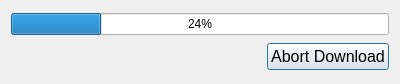
<?xml version="1.0" encoding="UTF-8"?>
<ui version="4.0">
 <class>sbeProgressDialog</class>
 <widget class="QDialog" name="sbeProgressDialog">
  <property name="windowModality">
   <enum>Qt::WindowModal</enum>
  </property>
  <property name="geometry">
   <rect>
    <x>0</x>
    <y>0</y>
    <width>400</width>
    <height>84</height>
   </rect>
  </property>
  <property name="windowTitle">
   <string>SBE Download Progress</string>
  </property>
  <layout class="QVBoxLayout" name="verticalLayout">
   <item>
    <widget class="QProgressBar" name="progressBar">
     <property name="value">
      <number>24</number>
     </property>
    </widget>
   </item>
   <item>
    <layout class="QHBoxLayout" name="horizontalLayout">
     <item>
      <spacer name="horizontalSpacer">
       <property name="orientation">
        <enum>Qt::Horizontal</enum>
       </property>
       <property name="sizeHint" stdset="0">
        <size>
         <width>40</width>
         <height>20</height>
        </size>
       </property>
      </spacer>
     </item>
     <item>
      <widget class="QPushButton" name="abortButton">
       <property name="font">
        <font>
         <pointsize>12</pointsize>
        </font>
       </property>
       <property name="text">
        <string>Abort Download</string>
       </property>
      </widget>
     </item>
    </layout>
   </item>
  </layout>
 </widget>
 <resources/>
 <connections/>
</ui>
